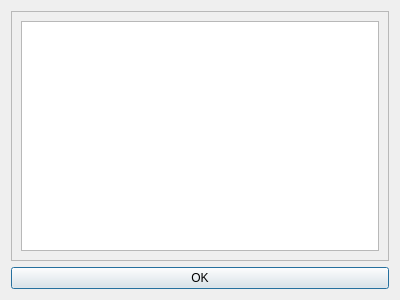
<?xml version="1.0" encoding="UTF-8"?>
<ui version="4.0">
 <class>AboutDialog</class>
 <widget class="QDialog" name="AboutDialog">
  <property name="geometry">
   <rect>
    <x>0</x>
    <y>0</y>
    <width>400</width>
    <height>300</height>
   </rect>
  </property>
  <property name="windowTitle">
   <string>Dialog</string>
  </property>
  <layout class="QVBoxLayout" name="verticalLayout_2">
   <item>
    <widget class="QFrame" name="frame">
     <property name="frameShape">
      <enum>QFrame::StyledPanel</enum>
     </property>
     <property name="frameShadow">
      <enum>QFrame::Raised</enum>
     </property>
     <layout class="QVBoxLayout" name="verticalLayout_3">
      <item>
       <widget class="QTextBrowser" name="textBrowser"/>
      </item>
     </layout>
    </widget>
   </item>
   <item>
    <widget class="QPushButton" name="pushButton">
     <property name="text">
      <string>OK</string>
     </property>
    </widget>
   </item>
  </layout>
 </widget>
 <resources/>
 <connections>
  <connection>
   <sender>pushButton</sender>
   <signal>released()</signal>
   <receiver>AboutDialog</receiver>
   <slot>close()</slot>
   <hints>
    <hint type="sourcelabel">
     <x>199</x>
     <y>279</y>
    </hint>
    <hint type="destinationlabel">
     <x>199</x>
     <y>149</y>
    </hint>
   </hints>
  </connection>
 </connections>
</ui>
